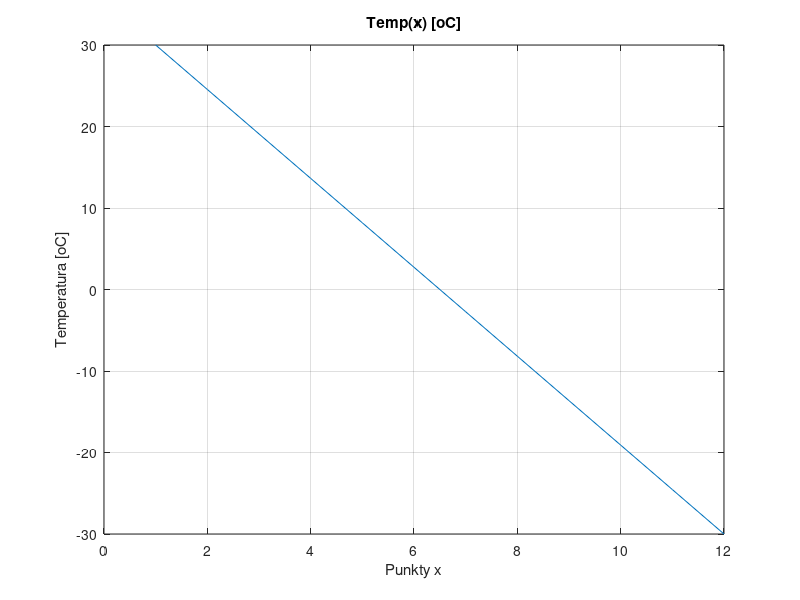

MATLAB code for this plot:
% PDE_pret.m
clear all; close all;
N=10; % zwiększyłem liczbę punktów dyskretyzacji 
Tp=30; %nowa wartość brzegowa lewego końca pręta
Tk=-30; %now wartość brzegowa prawego końca pręta

D = diag( -2*ones(N,1),0 ) + diag(ones(N-1,1),1) + diag(ones(N-1,1),-1);
b = zeros(N,1); b(1) = -Tp; b(N) = -Tk;
D, pause
b, pause
T = D\b;
plot([Tp; T; Tk]);
xlabel('Punkty x'); 
ylabel('Temperatura [oC]'); 
title('Temp(x) [oC]'); 
grid;
